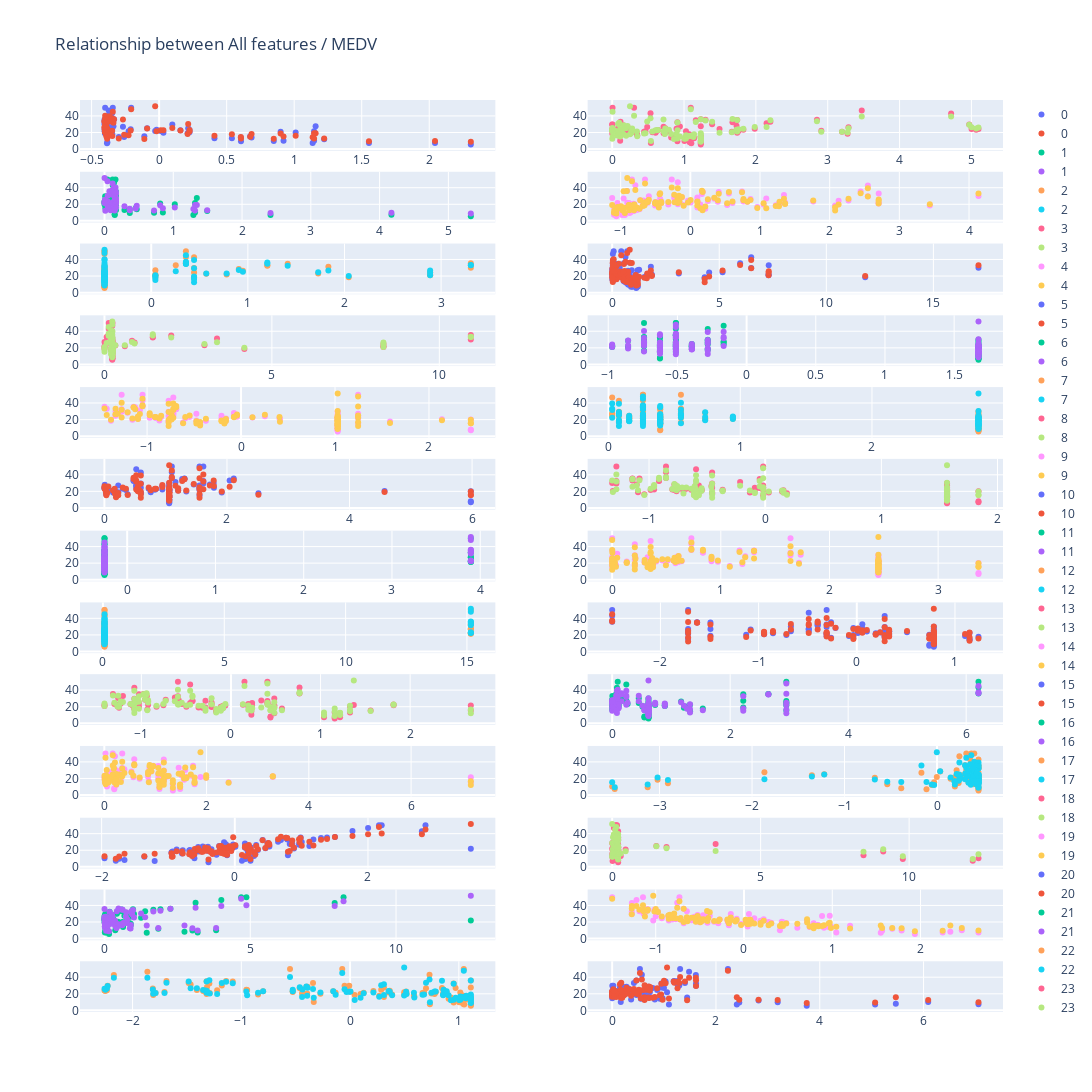

Here is the notebook cell this chart was saved with:
### Markdown cell above
Plot again with test set

### Code cell
plot_result(X_test_z_feature_df, y_test_df, y_test_pred_df, 2)
